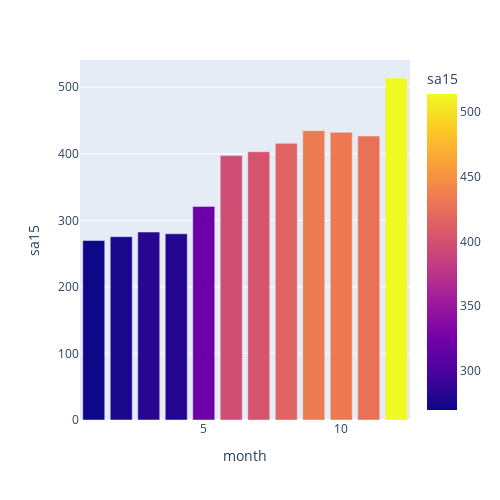

The notebook cell saved with this chart:
### Code cell
fig = px.bar(df_2015, y='sa15', x='month',color='sa15', barmode='group', height=500,width=500)
fig

### Figure 1 — Plotly figure (JSON) as saved in the notebook; plotly's stock layout.template omitted (floating-point values rounded to 4 significant figures)
{"data": [{"alignmentgroup": "True", "hovertemplate": "month=%{x}<br>sa15=%{marker.color}<extra></extra>", "legendgroup": "", "marker": {"color": [269.7, 275.4, 282.4, 279.7, 321.0, 397.2, 403.0, 415.7, 434.7, 432.2, 426.6, 513.8], "coloraxis": "coloraxis", "pattern": {"shape": ""}}, "name": "", "offsetgroup": "", "orientation": "v", "showlegend": false, "textposition": "auto", "type": "bar", "x": [1, 2, 3, 4, 5, 6, 7, 8, 9, 10, 11, 12], "xaxis": "x", "y": [269.7, 275.4, 282.4, 279.7, 321.0, 397.2, 403.0, 415.7, 434.7, 432.2, 426.6, 513.8], "yaxis": "y"}], "layout": {"barmode": "group", "coloraxis": {"colorbar": {"title": {"text": "sa15"}}, "colorscale": [[0, "#0d0887"], [0.1111, "#46039f"], [0.2222, "#7201a8"], [0.3333, "#9c179e"], [0.4444, "#bd3786"], [0.5556, "#d8576b"], [0.6667, "#ed7953"], [0.7778, "#fb9f3a"], [0.8889, "#fdca26"], [1, "#f0f921"]]}, "height": 500, "legend": {"tracegroupgap": 0}, "margin": {"t": 60}, "width": 500, "xaxis": {"anchor": "y", "domain": [0, 1], "title": {"text": "month"}}, "yaxis": {"anchor": "x", "domain": [0, 1], "title": {"text": "sa15"}}}}
